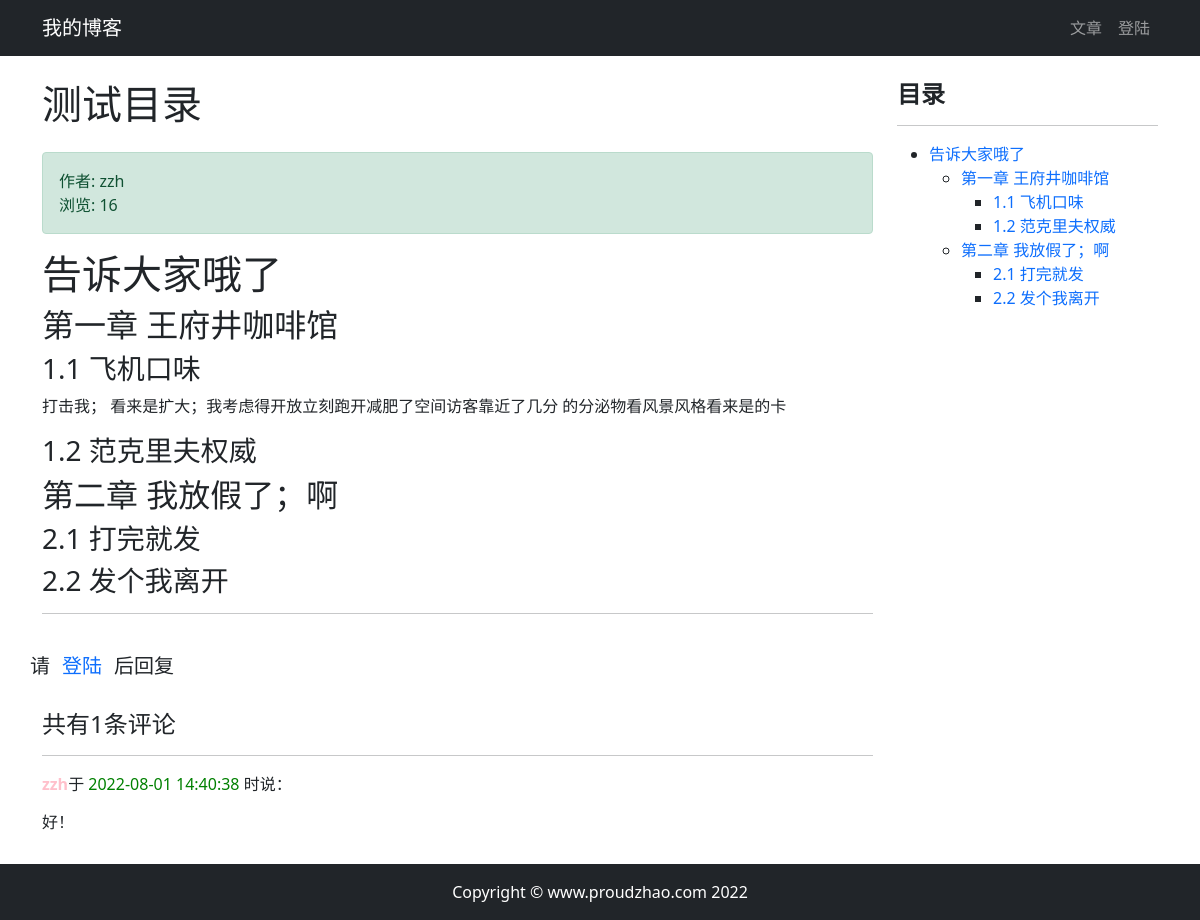
Screenshot of /article/article-detail/10/ with the database file from the repository.
### article/models.py (models this page shows, shortened)
class ArticlePost(models.Model):
    author = models.ForeignKey(User, on_delete=models.CASCADE)
    title = models.CharField(max_length=100)
    body = models.TextField()
    created = models.DateTimeField(default=timezone.now)
    updated = models.DateTimeField(auto_now=True)
    total_views = models.PositiveIntegerField(default=0)
    class Meta:
        ordering = ('-created',)  # 这里是以创建时间倒序排列

### comment/models.py (models this page shows, shortened)
class Comment(models.Model):
    article = models.ForeignKey(
        ArticlePost,
        on_delete=models.CASCADE,
        related_name='comments'
    )
    user = models.ForeignKey(
        User,
        on_delete=models.CASCADE,
        related_name='comments'
    )
    body = models.TextField()
    created = models.DateTimeField(auto_now_add=True)
    class Meta:
        ordering = ('created',)

### article/views.py (the view)
# urls.py: path('article-detail/<int:id>/', views.article_detail, name='article_detail'),
def article_detail(request, id=None):
    article = ArticlePost.objects.get(id=id)
    comments = Comment.objects.filter(article=id)
    article.total_views += 1
    article.save(update_fields=['total_views'])
    md = markdown.Markdown(
        extensions=[
            'markdown.extensions.extra',
            'markdown.extensions.codehilite',
            'markdown.extensions.toc',
        ]
    )
    article.body = md.convert(article.body)
    context = {'article': article, 'toc': md.toc, 'comments': comments}
    return render(request, 'article/detail.html', context)

### templates/article/detail.html (shortened to what this page needs)
{% extends 'base.html' %}
{% load static %}
{% block content %}
    <div class="container">
        <div class="row">
            <div class="col-9">
                <h1 class="mt-4 mb-4">{{ article.title }}</h1>
                <div class="alert alert-success">
                    作者: {{ article.author }}
                <div>浏览: {{ article.total_views }}</div>
                </div>
                <div class="col-12" id="article_body">
                    <p>{{ article.body|safe }}</p>
                </div>
                <hr>
                {% if user.is_authenticated %}
                    <div>
                    <form
                            action="{% url 'comment:post_comment' article.id %}"
                            method="post"
                    >
                        {% csrf_token %}
                        <div class="form-group">
                            <label for="body"><strong>我也要发言：</strong></label>
                            <textarea
                                    type="text"
                                    class="form-control"
                                    id="body"
                                    name="body"
                                    rows="2"
                            ></textarea>
                        </div>
                        <button type="submit" class="btn btn-primary">发送</button>
                    </form>
                    </div>
                    <br>
                {% else %}
                    <br>
                    <h5 class="row justify-content-center please_login">
                        请<a href="{% url 'userprofile:login' %}">登陆</a>后回复
                    </h5>
                    <br>
                {% endif %}
                <h4>共有{{ comments.count }}条评论</h4>
                <div>
                    {% for comment in comments %}
                        <hr>
                        <p>
                            <strong style="color: pink">{{ comment.user }}</strong>于
                            <span style="color: green">
                                {{ comment.created|date:"Y-m-d H:i:s" }}
                            </span>时说：
                        </p>
                    <pre style="font-family: inherit; font-size: 1em;">{{ comment.body }}</pre>
                    {% endfor %}
                </div>
            </div>
            <div class="col-3 mt-4">
                <h4><strong>目录</strong></h4>
                <hr>
                <div>{{ toc|safe }}</div>
            </div>
        </div>
    </div>
{% endblock content %}

### static/md_css/monokai.css (style rules this page uses)
pre { line-height: 125%; }

### static/css/base.css (style rules this page uses)
a { text-decoration: none; }
.please_login { display: block; }

### rows the page displays
ArticlePost: title "测试目录", author "zzh", total_views "16", body "告诉大家哦了 第一章 王府井咖啡馆 1.1 飞机口味 打击我； 看来是扩大；我考虑得开放立刻跑开减肥了空间访客靠近了几分 的分泌物看风景风格看来是的卡 1.2 范克里夫权威 第二章 我放假了；啊 2.1 打完就发 2.2 发个我离开"
Comment: user "zzh", created "2022-08-01 14:40:38", body "好！"

### other values shown
{{ comments.count }} "1"
{{ toc|safe }} "告诉大家哦了 第一章 王府井咖啡馆 1.1 飞机口味 1.2 范克里夫权威 第二章 我放假了；啊 2.1 打完就发 2.2 发个我离开"
